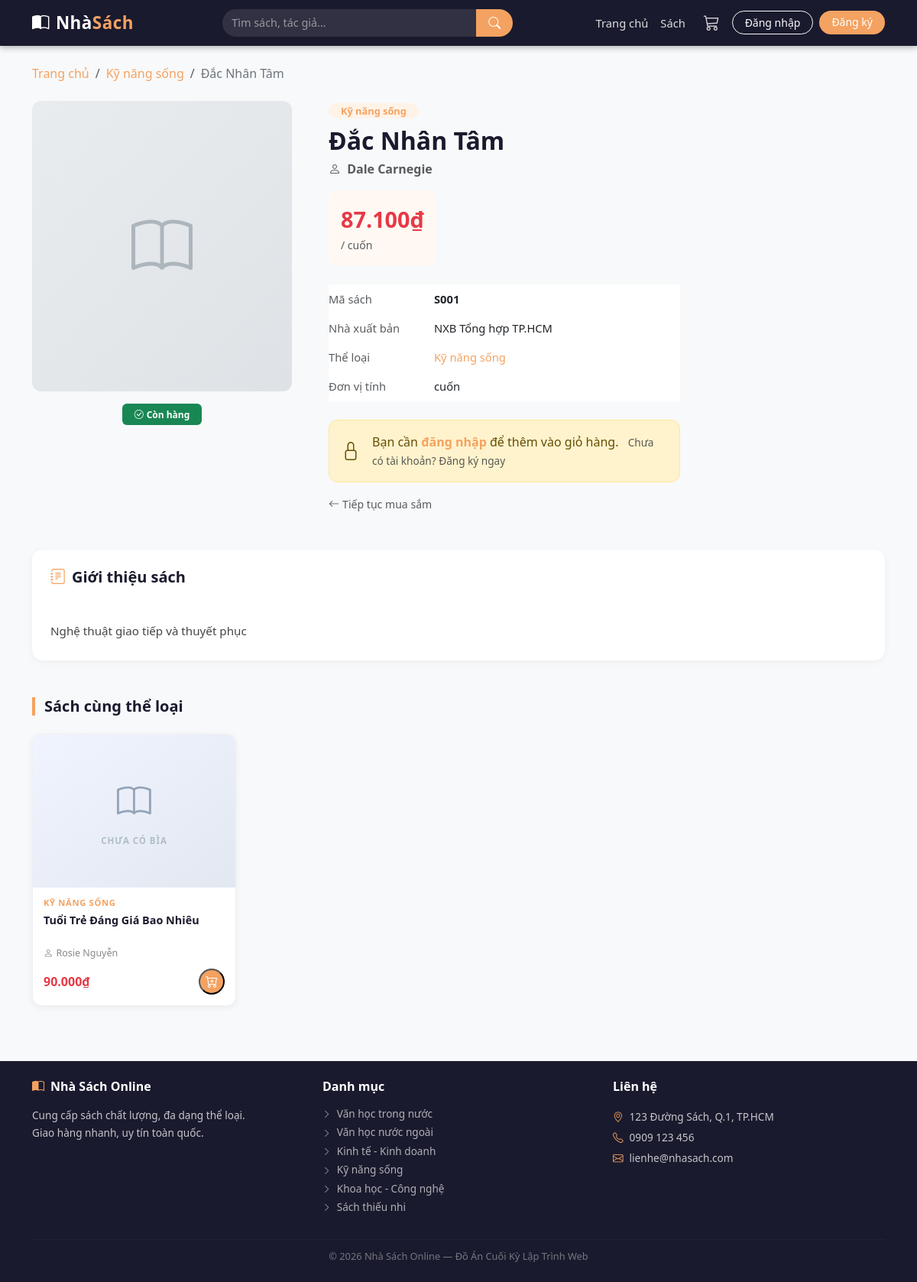
Page /book.php?id=1 on the committed database.
### tables this page shows
CREATE TABLE `sach` (
  `id` int(11) NOT NULL,
  `ma_sach` varchar(20) NOT NULL,
  `ten` varchar(255) NOT NULL,
  `tac_gia` varchar(150) DEFAULT NULL,
  `the_loai_id` int(11) NOT NULL,
  `nha_xb` varchar(150) DEFAULT NULL,
  `mo_ta` text DEFAULT NULL,
  `don_vi_tinh` varchar(30) DEFAULT 'cuốn',
  `hinh` varchar(255) DEFAULT NULL,
  `so_luong` int(11) NOT NULL DEFAULT 0,
  `gia_nhap` decimal(15,2) NOT NULL DEFAULT 0.00,
  `ty_le_ln` decimal(5,2) NOT NULL DEFAULT 0.00,
  `hien_trang` tinyint(1) NOT NULL DEFAULT 1,
  `da_nhap_hang` tinyint(1) NOT NULL DEFAULT 0,
  `ngay_tao` datetime DEFAULT current_timestamp()
);

CREATE TABLE `the_loai` (
  `id` int(11) NOT NULL,
  `ten` varchar(100) NOT NULL,
  `mo_ta` text DEFAULT NULL,
  `trang_thai` tinyint(1) NOT NULL DEFAULT 1
);

### book.php (the view, shortened to what this page needs)
<?php
require_once 'includes/header.php';
$id = (int)($_GET['id'] ?? 0);
$stmt = $pdo->prepare("
    SELECT s.*, tl.ten AS ten_the_loai,
           ROUND(s.gia_nhap * (1 + s.ty_le_ln/100), 0) AS gia_ban
    FROM sach s
    JOIN the_loai tl ON s.the_loai_id = tl.id
    WHERE s.id = ? AND s.hien_trang = 1
");
$stmt->execute([$id]);
$sach = $stmt->fetch();
$stmt = $pdo->prepare("
    SELECT s.*, ROUND(s.gia_nhap * (1 + s.ty_le_ln/100), 0) AS gia_ban,
           tl.ten AS ten_the_loai
    FROM sach s
    JOIN the_loai tl ON s.the_loai_id = tl.id
    WHERE s.the_loai_id = ? AND s.id != ? AND s.hien_trang = 1 AND s.so_luong > 0
    ORDER BY RAND()
    LIMIT 4
");
$stmt->execute([$sach['the_loai_id'], $id]);
$sach_lien_quan = $stmt->fetchAll();
?>
<div class="container py-4">
  <nav class="mb-4">
    <ol class="breadcrumb">
      <li class="breadcrumb-item"><a href="/nhasach/index.php">Trang chủ</a></li>
      <li class="breadcrumb-item">
        <a href="/nhasach/books.php?the_loai=<?= $sach['the_loai_id'] ?>">
          <?= htmlspecialchars($sach['ten_the_loai']) ?>
        </a>
      </li>
      <li class="breadcrumb-item active"><?= htmlspecialchars($sach['ten']) ?></li>
    </ol>
  </nav>
  <div class="row g-5">
    <div class="col-md-4 text-center">
      <?php if (!empty($sach['hinh']) && file_exists("uploads/" . $sach['hinh'])): ?>
        <img src="/nhasach/uploads/<?= htmlspecialchars($sach['hinh']) ?>"
             alt="<?= htmlspecialchars($sach['ten']) ?>"
             class="book-detail-img">
      <?php else: ?>
        <div class="d-flex align-items-center justify-content-center"
             style="height:380px; background:linear-gradient(135deg,#e9ecef,#dee2e6);
                    border-radius:12px; color:#adb5bd; font-size:5rem;">
          <i class="bi bi-book"></i>
        </div>
      <?php endif; ?>
      <div class="mt-3">
        <?php if ($sach['so_luong'] > 5): ?>
          <span class="badge bg-success px-3 py-2">
            <i class="bi bi-check-circle me-1"></i>Còn hàng
          </span>
        <?php elseif ($sach['so_luong'] > 0): ?>
          <span class="badge bg-warning text-dark px-3 py-2">
            <i class="bi bi-exclamation-circle me-1"></i>Sắp hết (còn <?= $sach['so_luong'] ?> cuốn)
          </span>
        <?php else: ?>
          <span class="badge bg-danger px-3 py-2">
            <i class="bi bi-x-circle me-1"></i>Hết hàng
          </span>
        <?php endif; ?>
      </div>
    </div>
    <div class="col-md-8">
      <span class="badge mb-2 px-3 py-1"
            style="background:#fff3e8; color:#f4a261; font-size:.8rem; border-radius:20px;">
        <?= htmlspecialchars($sach['ten_the_loai']) ?>
      </span>
      <h2 class="fw-bold mb-1" style="color:#1a1a2e; line-height:1.3;">
        <?= htmlspecialchars($sach['ten']) ?>
      </h2>
      <?php if (!empty($sach['tac_gia'])): ?>
        <p class="text-muted mb-3">
          <i class="bi bi-person me-1"></i>
          <strong><?= htmlspecialchars($sach['tac_gia']) ?></strong>
        </p>
      <?php endif; ?>
      <div class="mb-4 p-3" style="background:#fff8f3; border-radius:12px; display:inline-block;">
        <div class="book-detail-price">
          <?= number_format($sach['gia_ban'], 0, ',', '.') ?>₫
        </div>
        <small class="text-muted">/ <?= htmlspecialchars($sach['don_vi_tinh']) ?></small>
      </div>
      <table class="table table-borderless mb-4" style="font-size:.92rem; max-width:460px;">
        <tr>
          <td class="text-muted ps-0" style="width:130px;">Mã sách</td>
          <td><strong><?= htmlspecialchars($sach['ma_sach']) ?></strong></td>
        </tr>
        <?php if (!empty($sach['nha_xb'])): ?>
        <tr>
          <td class="text-muted ps-0">Nhà xuất bản</td>
          <td><?= htmlspecialchars($sach['nha_xb']) ?></td>
        </tr>
        <?php endif; ?>
        <tr>
          <td class="text-muted ps-0">Thể loại</td>
          <td>
            <a href="/nhasach/books.php?the_loai=<?= $sach['the_loai_id'] ?>"
               style="color:#f4a261;">
              <?= htmlspecialchars($sach['ten_the_loai']) ?>
            </a>
          </td>
        </tr>
        <tr>
          <td class="text-muted ps-0">Đơn vị tính</td>
          <td><?= htmlspecialchars($sach['don_vi_tinh']) ?></td>
        </tr>
      </table>
      <?php if ($sach['so_luong'] > 0): ?>
        <?php if (isset($_SESSION['khach_hang_id'])): ?>
  <div class="d-flex align-items-center gap-3 flex-wrap mb-3">
    <div class="d-flex align-items-center gap-2">
      <label class="text-muted" style="font-size:.9rem;">Số lượng:</label>
      <div class="d-flex align-items-center gap-1">
        <button type="button" class="cart-qty-btn" onclick="changeQty(-1)">−</button>
        <input type="number" id="qty-input" class="qty-input"
               value="1" min="1" max="<?= $sach['so_luong'] ?>">
        <button type="button" class="cart-qty-btn" onclick="changeQty(1)">+</button>
      </div>
    </div>
    <button type="button" class="btn px-4 py-2 fw-semibold "
            data-id="<?= $sach['id'] ?>" id="btn-add-cart"
            style="background:#f4a261; color:#fff; border:none; border-radius:25px;">
      <i class="bi bi-cart-plus me-2"></i>Thêm vào giỏ
    </button>
  </div>
<?php else: ?>
          <div class="alert alert-warning d-flex align-items-center gap-3 mb-3"
               style="border-radius:12px; max-width:460px;">
            <i class="bi bi-lock fs-4"></i>
            <div>
              Bạn cần <a href="/nhasach/login.php" class="fw-bold" style="color:#f4a261;">đăng nhập</a>
              để thêm vào giỏ hàng.
              <a href="/nhasach/register.php" class="ms-2 text-muted" style="font-size:.85rem;">
                Chưa có tài khoản? Đăng ký ngay
              </a>
            </div>
          </div>
        <?php endif; ?>
      <?php else: ?>
        <button class="btn btn-secondary px-4 py-2" disabled style="border-radius:25px;">
          <i class="bi bi-cart-x me-2"></i>Hết hàng
        </button>
      <?php endif; ?>
      <div class="mt-2">
        <a href="/nhasach/books.php" class="text-muted" style="font-size:.88rem;">
          <i class="bi bi-arrow-left me-1"></i>Tiếp tục mua sắm
        </a>
      </div>
    </div>
  </div>
  <?php if (!empty($sach['mo_ta'])): ?>
  <div class="mt-5">
    <div class="p-4" style="background:#fff; border-radius:14px; box-shadow:0 2px 10px rgba(0,0,0,.05);">
      <h5 class="fw-bold mb-3" style="color:#1a1a2e;">
        <i class="bi bi-journal-text me-2" style="color:#f4a261;"></i>Giới thiệu sách
      </h5>
      <div style="font-size:.95rem; line-height:1.9; color:#444; white-space:pre-line;">
        <?= nl2br(htmlspecialchars($sach['mo_ta'])) ?>
      </div>
    </div>
  </div>
  <?php endif; ?>
  <?php if (count($sach_lien_quan) > 0): ?>
  <div class="mt-5">
    <h5 class="section-title mb-4">Sách cùng thể loại</h5>
    <div class="row g-3">
      <?php foreach ($sach_lien_quan as $sach): ?>
        <?php include 'includes/card_sach.php'; ?>
      <?php endforeach; ?>
    </div>
  </div>
  <?php endif; ?>
</div>
<?php require_once 'includes/footer.php'; ?>

### includes/card_sach.php (shortened to what this page needs)
<div class="col-lg-3 col-md-4 col-sm-6 d-flex">
    <div class="card-sach w-100">
    <a href="/nhasach/book.php?id=<?= $sach['id'] ?>"
   class="card-sach-img-wrap"
   style="display:block; height:200px; overflow:hidden;">
      <?php if (!empty($sach['hinh']) && file_exists("uploads/" . $sach['hinh'])): ?>
        <img src="/nhasach/uploads/<?= htmlspecialchars($sach['hinh']) ?>"
     alt="<?= htmlspecialchars($sach['ten']) ?>"
     class="card-sach-img"
     style="width:100%; height:100%; object-fit:contain; object-position:center;">
      <?php else: ?>
        <div class="card-sach-no-img">
          <i class="bi bi-book"></i>
          <span>Chưa có bìa</span>
        </div>
      <?php endif; ?>
    </a>
    <div class="card-sach-body">
      <?php if (!empty($sach['ten_the_loai'])): ?>
        <span class="card-sach-tag"><?= htmlspecialchars($sach['ten_the_loai']) ?></span>
      <?php endif; ?>
      <a href="/nhasach/book.php?id=<?= $sach['id'] ?>" class="card-sach-title">
        <?= htmlspecialchars($sach['ten']) ?>
      </a>
      <?php if (!empty($sach['tac_gia'])): ?>
        <div class="card-sach-author">
          <i class="bi bi-person me-1"></i><?= htmlspecialchars($sach['tac_gia']) ?>
        </div>
      <?php endif; ?>
      <div class="card-sach-footer">
        <span class="card-sach-price">
          <?= number_format($sach['gia_ban'], 0, ',', '.') ?>₫
        </span>
        <?php if ($sach['so_luong'] > 0): ?>
          <button class="card-sach-btn-cart btn-them-gio"
          data-id="<?= $sach['id'] ?>"
          title="Thêm vào giỏ">
        <i class="bi bi-cart-plus"></i>
  </button>
<?php else: ?>
          <span class="card-sach-btn-disabled" title="Hết hàng">
            <i class="bi bi-cart-x"></i>
          </span>
        <?php endif; ?>
      </div>
    </div>
  </div>
</div>

### includes/footer.php (shortened to what this page needs)
<footer class="mt-5" style="background:#1a1a2e; color: rgba(255,255,255,0.75);">
  <div class="container py-4">
    <div class="row g-4">
      <div class="col-md-4">
        <h6 class="text-white fw-bold mb-3">
          <i class="bi bi-book-half me-2" style="color:#f4a261;"></i>Nhà Sách Online
        </h6>
        <p style="font-size:0.85rem; line-height:1.7;">
          Cung cấp sách chất lượng, đa dạng thể loại.<br>
          Giao hàng nhanh, uy tín toàn quốc.
        </p>
      </div>
      <div class="col-md-4">
        <h6 class="text-white fw-bold mb-3">Danh mục</h6>
        <ul class="list-unstyled" style="font-size:0.85rem;">
          <?php
          try {
              $stmt = $pdo->query("SELECT id, ten FROM the_loai WHERE trang_thai = 1 LIMIT 6");
              while ($tl = $stmt->fetch()):
          ?>
            <li class="mb-1">
              <a href="/nhasach/books.php?the_loai=<?= $tl['id'] ?>"
                 style="color:rgba(255,255,255,0.65); text-decoration:none;"
                 onmouseover="this.style.color='#f4a261'" onmouseout="this.style.color='rgba(255,255,255,0.65)'">
                <i class="bi bi-chevron-right me-1" style="font-size:0.7rem;"></i>
                <?= htmlspecialchars($tl['ten']) ?>
              </a>
            </li>
          <?php
              endwhile;
          } catch (Exception $e) {  }
          ?>
        </ul>
      </div>
      <div class="col-md-4">
        <h6 class="text-white fw-bold mb-3">Liên hệ</h6>
        <ul class="list-unstyled" style="font-size:0.85rem; line-height:2;">
          <li><i class="bi bi-geo-alt me-2" style="color:#f4a261;"></i>123 Đường Sách, Q.1, TP.HCM</li>
          <li><i class="bi bi-telephone me-2" style="color:#f4a261;"></i>0909 123 456</li>
          <li><i class="bi bi-envelope me-2" style="color:#f4a261;"></i>lienhe@nhasach.com</li>
        </ul>
      </div>
    </div>
    <hr style="border-color: rgba(255,255,255,0.1); margin: 16px 0 12px;">
    <p class="text-center mb-0" style="font-size:0.8rem; color:rgba(255,255,255,0.4);">
      © <?= date('Y') ?> Nhà Sách Online — Đồ Án Cuối Kỳ Lập Trình Web
    </p>
  </div>
</footer>
</body>
</html>

### assets/css/style.css (style rules this page uses)
:root { --primary: #1a1a2e; --accent: #f4a261; --accent-dk: #e08c4a; --danger: #e63946; --light-bg: #f8f9fa; --card-radius: 12px; }
body { color: #2d2d2d; background: var(--light-bg); }
a { text-decoration: none; }
.card-sach { height: 100%; background: #fff; border-radius: var(--card-radius); box-shadow: 0 2px 10px rgba(0, 0, 0, 0.06); border: 1px solid #eef0f4; transition: transform 0.22s, box-shadow 0.22s, border-color 0.22s; overflow: hidden; display: flex; flex-direction: column; min-width: 0; }
.card-sach-img-wrap { display: block !important; position: relative; overflow: hidden; height: 200px; background: #f0f0f0; }
.card-sach-no-img { width: 100%; height: 100%; display: flex; flex-direction: column; align-items: center; justify-content: center; gap: 10px; background: linear-gradient(145deg, #f0f4ff 0%, #e2e8f0 100%); color: #94a3b8; font-size: 2.8rem; }
.card-sach-no-img span { font-size: 0.72rem; font-weight: 600; text-transform: uppercase; letter-spacing: 0.08em; color: #b0bec5; }
.card-sach-body { padding: 12px 14px 14px; flex: 1; display: flex; flex-direction: column; }
.card-sach-tag { font-size: 0.7rem; color: var(--accent); text-transform: uppercase; letter-spacing: 0.06em; font-weight: 600; margin-bottom: 4px; display: block; min-height: 16px; }
.card-sach-title { font-size: 0.9rem; font-weight: 600; color: var(--primary); line-height: 1.4; display: -webkit-box; -webkit-line-clamp: 2; -webkit-box-orient: vertical; overflow: hidden; flex: 1; margin-bottom: 4px; min-height: 40px; }
.card-sach-author { font-size: 0.78rem; color: #888; margin-bottom: 10px; white-space: nowrap; overflow: hidden; text-overflow: ellipsis; min-height: 18px; }
.card-sach-footer { display: flex; align-items: center; justify-content: space-between; margin-top: auto; }
.card-sach-price { font-size: 1rem; font-weight: 700; color: var(--danger); }
.card-sach-btn-cart { width: 34px; height: 34px; border-radius: 50%; background: var(--accent); color: #fff; display: flex; align-items: center; justify-content: center; font-size: 1rem; transition: background 0.2s, transform 0.15s; flex-shrink: 0; }
.book-detail-price { font-size: 1.8rem; font-weight: 800; color: var(--danger); }
.section-title { font-weight: 700; color: var(--primary); border-left: 4px solid var(--accent); padding-left: 12px; }

### includes/header.php (style rules this page uses)
body { font-family: 'Segoe UI', sans-serif; background: #f8f9fa; }
.breadcrumb { margin: 0; }
.breadcrumb-item a { color: #f4a261; text-decoration: none; }
.breadcrumb-item.active { color: #6c757d; }

### rows in the picture
sach: the_loai.ten "Kỹ năng sống", ten "Đắc Nhân Tâm", tac_gia "Dale Carnegie", don_vi_tinh "cuốn", ma_sach "S001", nha_xb "NXB Tổng hợp TP.HCM", mo_ta "Nghệ thuật giao tiếp và thuyết phục"
sach: shows "CHƯA CÓ BÌA", the_loai.ten "KỸ NĂNG SỐNG", ten "Tuổi Trẻ Đáng Giá Bao Nhiêu", tac_gia "Rosie Nguyễn", gia_ban "90.000"
the_loai: ten "Văn học trong nước"
the_loai: ten "Văn học nước ngoài"
the_loai: ten "Kinh tế - Kinh doanh"
the_loai: ten "Kỹ năng sống"
the_loai: ten "Khoa học - Công nghệ"
the_loai: ten "Sách thiếu nhi"

### other values in the picture
$sach['gia_ban'] "87.100"
